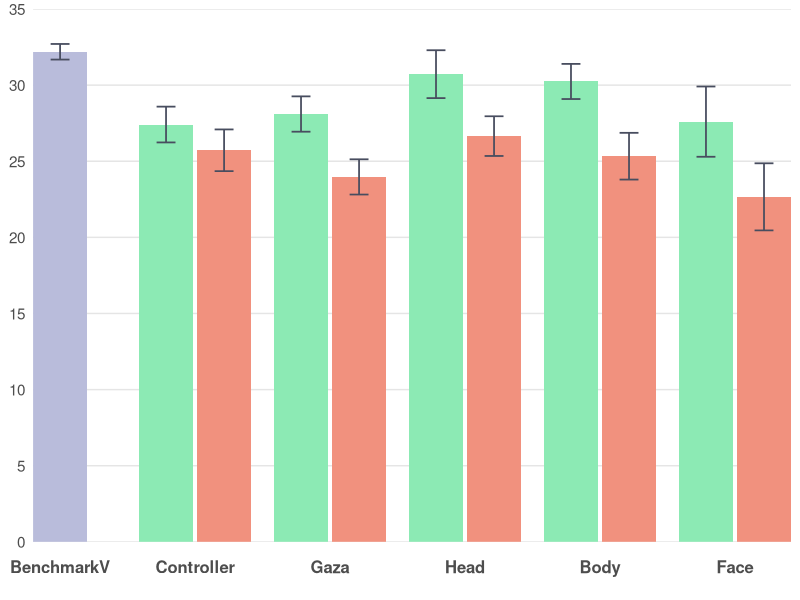
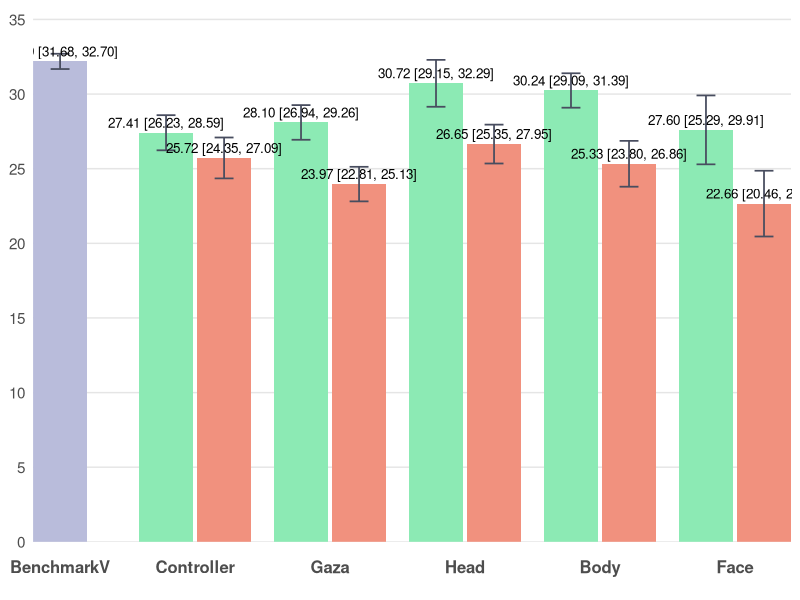

The R script that drew these images, in order:
# ================= Packages =================
if (!require(ggplot2)) install.packages("ggplot2")
library(ggplot2)

# ================= Data =================
bench_mean <- 32.19; bench_sd <- 1.37

dat <- data.frame(
  Category = c("BenchmarkV",
               "Controller","Controller",
               "Gaza","Gaza",
               "Head","Head",
               "Body","Body",
               "Face","Face"),
  slot     = c("C",
               "L","R",
               "L","R",
               "L","R",
               "L","R",
               "L","R"),
  series   = c("BenchmarkV",
               "Easy","Hard",
               "Easy","Hard",
               "Easy","Hard",
               "Easy","Hard",
               "Easy","Hard"),
  mean     = c(bench_mean,
               27.41, 25.72,
               28.10, 23.97,
               30.72, 26.65,
               30.24, 25.33,
               27.60, 22.66),
  sd       = c(bench_sd,
               3.15, 3.67,
               3.11, 3.10,
               4.21, 3.49,
               3.09, 4.11,
               6.18, 5.90),
  stringsAsFactors = FALSE
)

# 固定横轴顺序
dat$Category <- factor(dat$Category,
  levels = c("BenchmarkV","Controller","Gaza","Head","Body","Face"))
dat$slot   <- factor(dat$slot, levels = c("L","C","R"))
dat$series <- factor(dat$series, levels = c("Easy","BenchmarkV","Hard"))

# ================= 手动定位（确保居中+相邻柱体有间距） =================
# 以每个类目的中心为整数(1,2,3,...)，在左右各偏移 delta；两柱宽度为 bar_w
group_w <- 0.8               # 每个类目总体占宽（<1 避免挤到相邻类目）
bar_w   <- group_w / 2       # 0.4  柱体宽度保持不变
delta   <- group_w / 4       # 0.2  基础偏移
gap     <- 0.03              # 相邻柱体间距（几个像素）

# 对于非BenchmarkV类别，L和R之间增加间距
offset_map <- c(L = -delta - gap/2, C = 0, R = +delta + gap/2)

x_base <- as.numeric(dat$Category)
dat$x  <- x_base + unname(offset_map[as.character(dat$slot)])

# ================= 配色方案 =================
col_easy  <- "#8CEAB4"      # Easy
col_hard  <- "#F1917E"      # Hard
col_bench <- "#B9BCDB"      # BenchmarkV

err_col   <- "#484D5F"

theme_base <- theme_minimal(base_size = 13) +
  theme(
    legend.position    = "none",
    panel.background   = element_rect(fill = "#FFFFFF", color = NA),  # 白底
    plot.background    = element_rect(fill = "#FFFFFF", color = NA),  # 白底
    panel.grid.major   = element_blank(),  # 去除所有网格线
    panel.grid.minor   = element_blank(),  # 去除所有网格线
    panel.grid.major.x = element_blank(),
    panel.grid.minor.x = element_blank(),
    panel.grid.major.y = element_blank(),
    panel.grid.minor.y = element_blank(),
    axis.ticks.x       = element_blank(),  # 去除x轴刻度线（底部灰色竖线）
    axis.ticks.y       = element_blank(),  # 去除y轴刻度线（左侧竖着的刻度线）
    axis.line.x        = element_blank(),  # 去除x轴线（底部灰色竖线）
    axis.line.y        = element_blank(),  # 去除y轴线（左侧竖线）
    axis.text.x        = element_text(size = 12, face = "bold", 
                                       margin = margin(t = 10, b = 10)),  # 底部文字距离坐标轴更远
    axis.text.y        = element_text(size = 11),
    axis.title         = element_blank()
  )

# y 轴：0-35 的坐标线
y_top    <- 35
y_breaks <- seq(0, 35, by = 5)

# x 轴：用数值坐标，刻度放在每个类目中心
x_breaks <- seq_along(levels(dat$Category))
x_labels <- levels(dat$Category)

# ================= 95% 置信区间计算 =================
n <- 30  # 样本量
df <- n - 1  # 自由度 = 29
t_critical <- qt(0.975, df)  # t分布临界值（95% CI，双尾）
# 计算95% CI的误差范围
dat$ci_margin <- t_critical * (dat$sd / sqrt(n))

# ================= 图1：不带标注 =================
p1 <- ggplot(dat, aes(x = x, y = mean, fill = series)) +
  # 手动添加 0-35 的水平坐标线
  geom_hline(yintercept = y_breaks, color = "#E5E5E5", linewidth = 0.5) +
  geom_col(width = bar_w, position = "identity", colour = NA) +
  geom_errorbar(aes(ymin = mean - ci_margin, ymax = mean + ci_margin),
                width = bar_w * 0.35, color = err_col, linewidth = 0.6,
                position = "identity") +
  scale_fill_manual(values = c(Easy = col_easy, BenchmarkV = col_bench, Hard = col_hard)) +
  scale_y_continuous(breaks = y_breaks, minor_breaks = NULL) +
  scale_x_continuous(breaks = x_breaks, labels = x_labels, expand = c(0, 0)) +
  coord_cartesian(ylim = c(0, y_top), expand = 0) +
  theme_base

# ================= 图2：带"均值 (95% CI)"标注 =================
lab_df <- transform(dat, label = sprintf("%.2f [%.2f, %.2f]", mean, 
                                          mean - ci_margin, mean + ci_margin))

p2 <- ggplot(dat, aes(x = x, y = mean, fill = series)) +
  # 手动添加 0-35 的水平坐标线
  geom_hline(yintercept = y_breaks, color = "#E5E5E5", linewidth = 0.5) +
  geom_col(width = bar_w, position = "identity", colour = NA) +
  geom_errorbar(aes(ymin = mean - ci_margin, ymax = mean + ci_margin),
                width = bar_w * 0.35, color = err_col, linewidth = 0.6,
                position = "identity") +
  geom_text(data = lab_df, aes(label = label),
            vjust = -0.5, size = 3.4, position = "identity") +
  scale_fill_manual(values = c(Easy = col_easy, BenchmarkV = col_bench, Hard = col_hard)) +
  scale_y_continuous(breaks = y_breaks, minor_breaks = NULL) +
  scale_x_continuous(breaks = x_breaks, labels = x_labels, expand = c(0, 0)) +
  coord_cartesian(ylim = c(0, y_top * 1.02), expand = 0) +
  theme_base

# 保存文件
ggsave("no_labels/bars_aligned_no_labels.png", p1, width = 8, height = 3.57, dpi = 300, bg = "white")
ggsave("with_labels/bars_aligned_with_labels.png", p2, width = 8, height = 3.92, dpi = 300, bg = "white")
